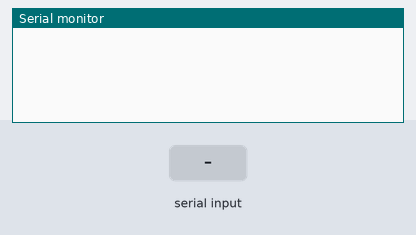
This sketch was run on a simulated Arduino Uno, built with avr-gcc and run on an emulated ATmega328P. Parts: the last lines printed to the serial monitor. The inputs (shaded band) are chosen by the test bench.

Above: at 1.2 s.
1.3 s: "#" received over the second serial link
At 1.9 s:
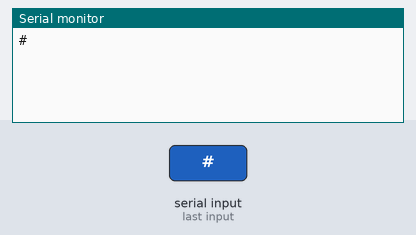
2.8 s: "1" received over the second serial link
At 3.1 s:
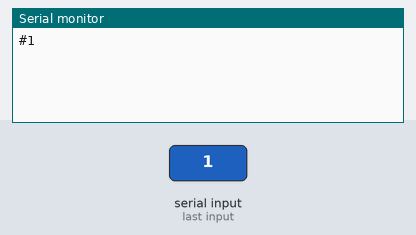

Measured:
- after the input at 1.3 s, the serial monitor: prints a new line at once (image 1)
- after the input at 2.8 s, the serial monitor: prints a new line at once (image 2)

The sketch:

sketch_jun9a.ino
```cpp
#include <SoftwareSerial.h>

SoftwareSerial gsm(7,8);

void setup() {
  // Configuration de la vitesse de communication avec le module SIM900A
  Serial.begin(9600);
  gsm.begin(9600);
}

void loop()
{

  if(gsm.available()){
      Serial.write(gsm.read());
  }
 if(gsm.available()){
    byte a=Serial.read();
    if(a=='#')
    {
      gsm.write("");
    }
    else
    {
      gsm.write(a);
    }
}
}
```
